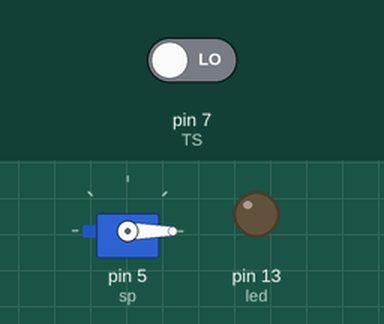
The sketch below on a simulated Arduino Uno, built with avr-gcc and run on an emulated ATmega328P. Shown: servo, output pins drawn as LEDs (lit = HIGH). The test bench sets the inputs (shaded band); at power-on: pin 7 (TS) LOW.

Above: at 1.2 s.
1.3 s: pin 7 (TS) driven HIGH
At 2.2 s:
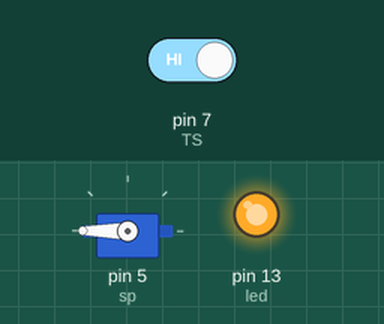
2.8 s: pin 7 (TS) driven LOW
At 3.3 s:
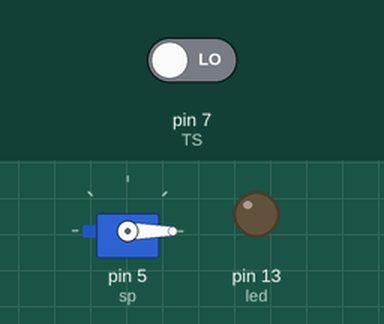
Timing chart, 0 to 5.8 s (numbered marks = the images above; inputs shaded):
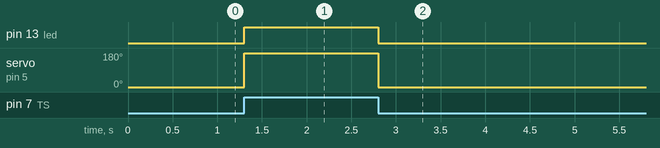

The sketch:

Touch_Sensor.ino
```cpp
#include<Servo.h>
Servo servo;

int sp =5;
int TS = 7;
int led = 13;
int detect;

void setup()
{
  pinMode(TS, INPUT);
  pinMode(led, OUTPUT);
  servo.attach(sp);
}

void loop()
{
  detect=digitalRead(TS);
  if(detect==HIGH)
  {
    digitalWrite(led, HIGH);
    servo.write(180);
  }
  else
  {
    digitalWrite(led,LOW);
    servo.write(0);
  }
}
```

Measured:
- after the input at 1.3 s, pin 13 (led): LOW → HIGH at once; servo on pin 5 (sp): 0° → 180° at once
- after the input at 2.8 s, pin 13 (led): HIGH → LOW at once; servo on pin 5 (sp): 180° → 0° at once
